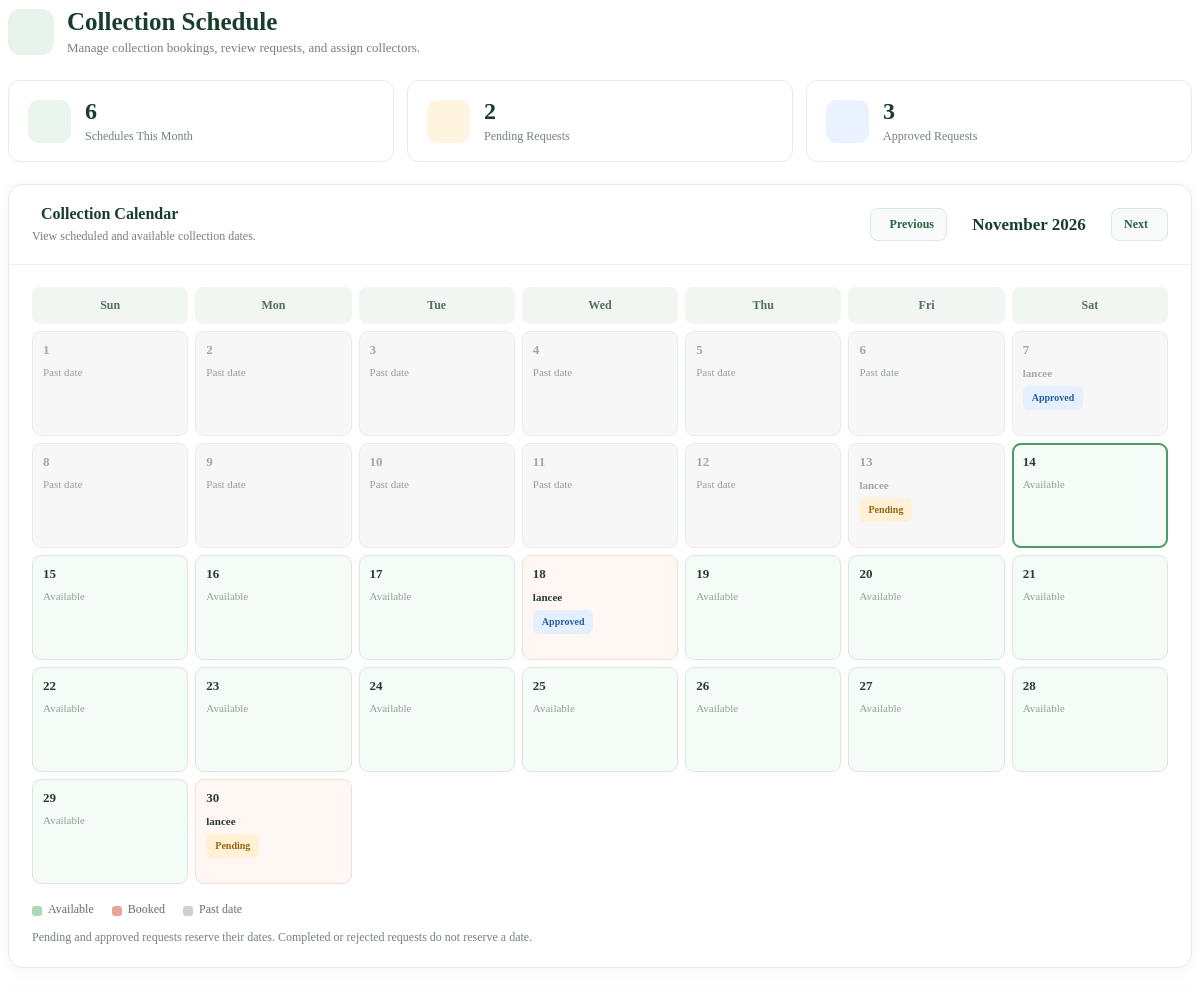
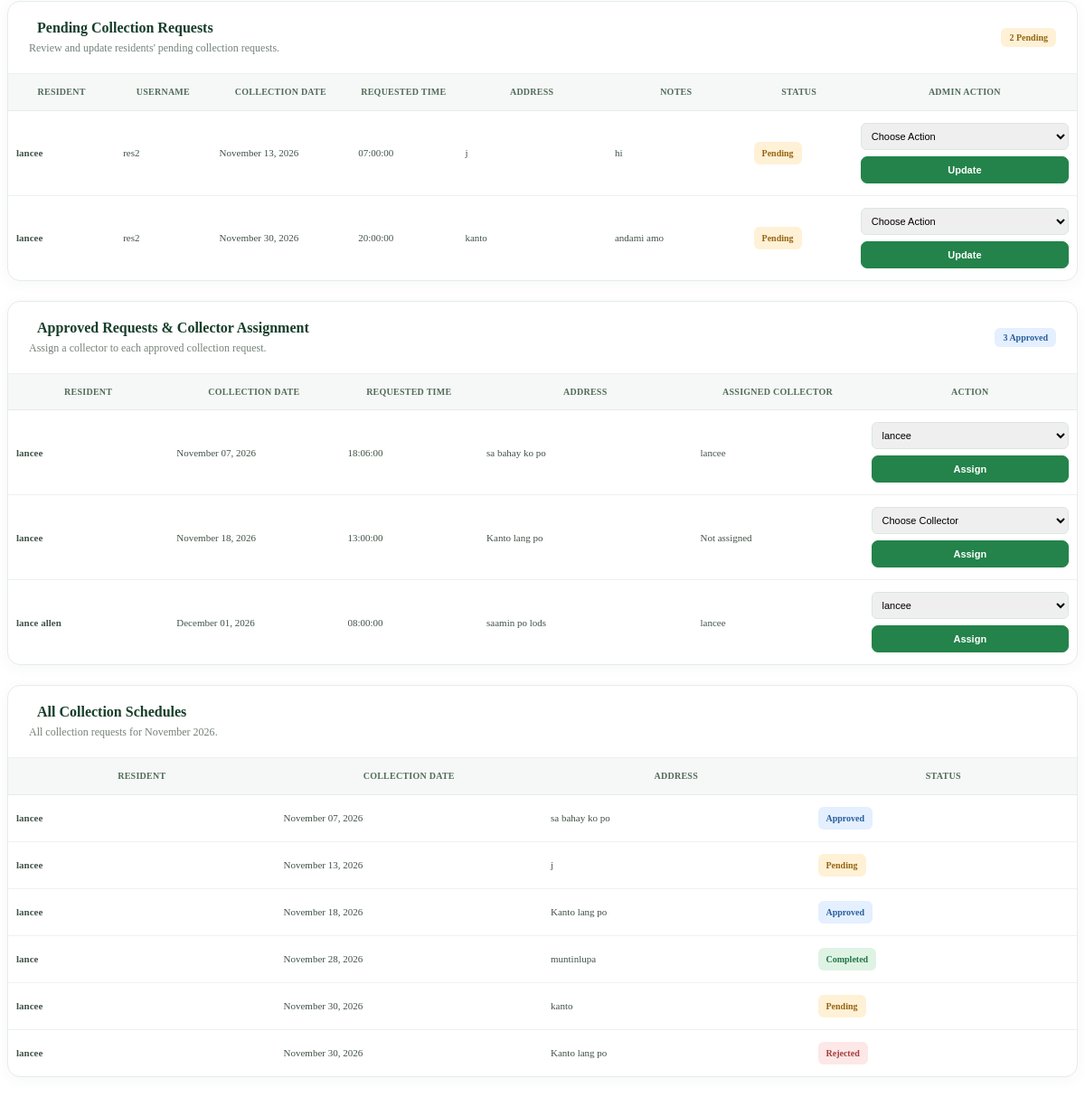
/wastesystem_/admin/pickup_schedule.php, run on the app's committed database (2 pictures, top to bottom).
### tables this page shows
CREATE TABLE `collection_schedules` (
  `id` int(11) NOT NULL,
  `user_id` int(11) NOT NULL,
  `collector_id` int(11) DEFAULT NULL,
  `notes` text NOT NULL,
  `collection_date` date NOT NULL,
  `requested_time` time NOT NULL,
  `collection_address` varchar(255) NOT NULL,
  `status` enum('Rejected','Approved','Completed','Pending') NOT NULL DEFAULT 'Pending',
  `created_at` timestamp NOT NULL DEFAULT current_timestamp()
);

CREATE TABLE `users` (
  `id` int(11) NOT NULL,
  `fullname` varchar(255) NOT NULL,
  `users` varchar(255) NOT NULL,
  `password` varchar(255) NOT NULL,
  `role` varchar(11) NOT NULL,
  `email` varchar(255) DEFAULT NULL,
  `email_verified` tinyint(1) NOT NULL DEFAULT 0,
  `email_verified_at` datetime DEFAULT NULL,
  `address` varchar(500) NOT NULL
);

### wastesystem_/admin/pickup_schedule.php (the view, shortened to what this page needs)
<?php
require_once __DIR__ . "/../config/database.php";
$month = $_GET["month"] ?? date("Y-m");
$month_start = $month . "-01";
$date_object = DateTime::createFromFormat("!Y-m-d", $month_start);
$month_end = date("Y-m-t", strtotime($month_start));
$days_in_month = (int)date("t", strtotime($month_start));
$previous_month = date("Y-m", strtotime($month_start . " -1 month"));
$next_month = date("Y-m", strtotime($month_start . " +1 month"));
$month_label = $date_object->format("F Y");
$today = date("Y-m-d");
function ecotrackRows($conn, $sql, $types = null, $params = []) {
    $rows = [];
    if ($types !== null) {
        $stmt = $conn->prepare($sql);
        $stmt->bind_param($types, ...$params);
        $stmt->execute();
        $result = $stmt->get_result();
    } else {
        $result = $conn->query($sql);
    }
    if ($result) {
        while ($row = $result->fetch_assoc()) {
            $rows[] = $row;
        }
    }
    return $rows;
}
$schedules = ecotrackRows(
    $conn,
    "SELECT
        cs.id,
        cs.user_id,
        cs.collection_date,
        cs.requested_time,
        cs.collection_address,
        cs.notes,
        cs.status,
        cs.created_at,
        u.fullname,
        u.users
     FROM collection_schedules cs
     LEFT JOIN users u ON cs.user_id = u.id
     WHERE cs.collection_date BETWEEN ? AND ?
     ORDER BY cs.collection_date ASC, cs.id DESC",
    "ss",
    [$month_start, $month_end]
);
$pending_schedules = ecotrackRows(
    $conn,
    "SELECT
        cs.id,
        cs.collection_date,
        cs.requested_time,
        cs.collection_address,
        cs.notes,
        cs.status,
        cs.created_at,
        u.fullname,
        u.users
     FROM collection_schedules cs
     LEFT JOIN users u ON cs.user_id = u.id
     WHERE cs.status = 'Pending'
     ORDER BY cs.collection_date ASC"
);
$collectors = ecotrackRows(
    $conn,
    "SELECT id, fullname, users
     FROM users
     WHERE role = 'collector'
     ORDER BY fullname ASC"
);
$approved_schedules = ecotrackRows(
    $conn,
    "SELECT
        cs.id,
        cs.collection_date,
        cs.requested_time,
        cs.collection_address,
        cs.notes,
        cs.collector_id,
        u.fullname,
        u.users,
        c.fullname AS collector_name
     FROM collection_schedules cs
     LEFT JOIN users u ON cs.user_id = u.id
     LEFT JOIN users c ON cs.collector_id = c.id
     WHERE cs.status = 'Approved'
     ORDER BY cs.collection_date ASC, cs.requested_time ASC"
);
$booked_dates = [];
foreach ($schedules as $s) {
    if (in_array($s["status"], ["Pending", "Approved"], true)) {
        $booked_dates[$s["collection_date"]][] = $s;
    }
}
?>
<div class="schedule-page">
    <div class="schedule-heading">
        <div class="heading-icon"><i class="fas fa-calendar-alt"></i></div>
        <div>
            <h2 class="page-title">Collection Schedule</h2>
            <p class="page-subtitle">Manage collection bookings, review requests, and assign collectors.</p>
        </div>
    </div>
    <div class="summary-grid">
        <div class="summary-item">
            <span class="summary-icon"><i class="fas fa-calendar-check"></i></span>
            <div><div class="summary-value"><?= count($schedules) ?></div><div class="summary-label">Schedules This Month</div></div>
        </div>
        <div class="summary-item">
            <span class="summary-icon amber"><i class="fas fa-clock"></i></span>
            <div><div class="summary-value"><?= count($pending_schedules) ?></div><div class="summary-label">Pending Requests</div></div>
        </div>
        <div class="summary-item">
            <span class="summary-icon blue"><i class="fas fa-truck"></i></span>
            <div><div class="summary-value"><?= count($approved_schedules) ?></div><div class="summary-label">Approved Requests</div></div>
        </div>
    </div>
    <section class="schedule-card">
        <div class="card-heading">
            <div>
                <h3 class="section-title"><i class="fas fa-calendar-alt"></i> Collection Calendar</h3>
                <p class="section-caption">View scheduled and available collection dates.</p>
            </div>
            <nav class="month-controls" aria-label="Calendar month navigation">
                <a class="btn-month" href="dashboard.php?page=pickup_schedule&amp;month=<?= htmlspecialchars($previous_month, ENT_QUOTES, 'UTF-8') ?>"><i class="fas fa-chevron-left"></i> Previous</a>
                <span class="month-label"><?= htmlspecialchars($month_label, ENT_QUOTES, 'UTF-8') ?></span>
                <a class="btn-month" href="dashboard.php?page=pickup_schedule&amp;month=<?= htmlspecialchars($next_month, ENT_QUOTES, 'UTF-8') ?>">Next <i class="fas fa-chevron-right"></i></a>
            </nav>
        </div>
        <div class="card-content">
            <div class="calendar-scroll">
                <div class="calendar-grid">
                    <?php foreach (["Sun", "Mon", "Tue", "Wed", "Thu", "Fri", "Sat"] as $weekday): ?>
                        <div class="weekday"><?= $weekday ?></div>
                    <?php endforeach; ?>
                    <?php for ($day = 1; $day <= $days_in_month; $day++): ?>
                        <?php
                        $calendar_date = $month . "-" . str_pad((string)$day, 2, "0", STR_PAD_LEFT);
                        $is_past = $calendar_date < $today;
                        $is_booked = isset($booked_dates[$calendar_date]);
                        $day_class = $is_past ? "past" : ($is_booked ? "booked" : "available");
                        ?>
                        <div class="calendar-day <?= $day_class ?> <?= $calendar_date === $today ? 'today' : '' ?>">
                            <div class="day-number"><?= $day ?></div>
                            <?php if ($is_booked): ?>
                                <?php foreach ($booked_dates[$calendar_date] as $booking): ?>
                                    <span class="calendar-name">
                                        <strong><?= htmlspecialchars($booking['fullname'] ?? 'Unknown Resident', ENT_QUOTES, 'UTF-8') ?></strong>
                                        <span class="status-badge status-<?= strtolower(htmlspecialchars($booking['status'], ENT_QUOTES, 'UTF-8')) ?>"><?= htmlspecialchars($booking['status'], ENT_QUOTES, 'UTF-8') ?></span>
                                    </span>
                                <?php endforeach; ?>
                            <?php else: ?>
                                <span class="calendar-empty"><?= $is_past ? 'Past date' : 'Available' ?></span>
                            <?php endif; ?>
                        </div>
                    <?php endfor; ?>
                </div>
            </div>
            <div class="calendar-legend">
                <span><i class="legend-dot available"></i>Available</span>
                <span><i class="legend-dot booked"></i>Booked</span>
                <span><i class="legend-dot past"></i>Past date</span>
            </div>
            <p class="calendar-note">Pending and approved requests reserve their dates. Completed or rejected requests do not reserve a date.</p>
        </div>
    </section>
    <section class="schedule-card">
        <div class="card-heading">
            <div>
                <h3 class="section-title"><i class="fas fa-clock"></i> Pending Collection Requests</h3>
                <p class="section-caption">Review and update residents' pending collection requests.</p>
            </div>
            <span class="status-badge status-pending"><?= count($pending_schedules) ?> Pending</span>
        </div>
        <div class="table-responsive">
            <table class="table schedule-table pending-table">
                <thead><tr><th>Resident</th><th>Username</th><th>Collection Date</th><th>Requested Time</th><th>Address</th><th>Notes</th><th>Status</th><th>Admin Action</th></tr></thead>
                <tbody>
                    <?php if ($pending_schedules): ?>
                        <?php foreach ($pending_schedules as $s): ?>
                            <tr>
                                <td class="resident-name"><?= htmlspecialchars($s['fullname'] ?? 'Unknown Resident', ENT_QUOTES, 'UTF-8') ?></td>
                                <td class="cell-secondary"><?= htmlspecialchars($s['users'] ?? 'N/A', ENT_QUOTES, 'UTF-8') ?></td>
                                <td><?= htmlspecialchars(date('F d, Y', strtotime($s['collection_date'])), ENT_QUOTES, 'UTF-8') ?></td>
                                <td><?= htmlspecialchars($s['requested_time'] ?? '', ENT_QUOTES, 'UTF-8') ?></td>
                                <td class="address-cell"><?= htmlspecialchars($s['collection_address'] ?? '', ENT_QUOTES, 'UTF-8') ?></td>
                                <td class="address-cell"><?= htmlspecialchars($s['notes'] ?? '', ENT_QUOTES, 'UTF-8') ?></td>
                                <td><span class="status-badge status-pending">Pending</span></td>
                                <td>
                                    <form method="POST" action="dashboard.php?page=pickup_schedule" class="action-form">
                                        <select name="status" class="form-select form-select-sm" aria-label="Update request status" required>
                                            <option value="">Choose Action</option>
                                        </select>
                                        <button type="submit" class="btn btn-action">Update</button>
                                    </form>
                                </td>
                            </tr>
                        <?php endforeach; ?>
                    <?php else: ?>
                        <tr><td colspan="8" class="empty-state"><i class="fas fa-check-circle"></i>No pending collection requests.</td></tr>
                    <?php endif; ?>
                </tbody>
            </table>
        </div>
    </section>
    <section class="schedule-card">
        <div class="card-heading">
            <div>
                <h3 class="section-title"><i class="fas fa-truck"></i> Approved Requests &amp; Collector Assignment</h3>
                <p class="section-caption">Assign a collector to each approved collection request.</p>
            </div>
            <span class="status-badge status-approved"><?= count($approved_schedules) ?> Approved</span>
        </div>
        <div class="table-responsive">
            <table class="table schedule-table approved-table">
                <thead><tr><th>Resident</th><th>Collection Date</th><th>Requested Time</th><th>Address</th><th>Assigned Collector</th><th>Action</th></tr></thead>
                <tbody>
                    <?php if ($approved_schedules): ?>
                        <?php foreach ($approved_schedules as $s): ?>
                            <tr>
                                <td class="resident-name"><?= htmlspecialchars($s['fullname'] ?? 'Unknown Resident', ENT_QUOTES, 'UTF-8') ?></td>
                                <td><?= htmlspecialchars(date('F d, Y', strtotime($s['collection_date'])), ENT_QUOTES, 'UTF-8') ?></td>
                                <td><?= htmlspecialchars($s['requested_time'] ?? '', ENT_QUOTES, 'UTF-8') ?></td>
                                <td class="address-cell"><?= htmlspecialchars($s['collection_address'] ?? '', ENT_QUOTES, 'UTF-8') ?></td>
                                <td><?= htmlspecialchars($s['collector_name'] ?? 'Not assigned', ENT_QUOTES, 'UTF-8') ?></td>
                                <td>
                                    <form method="POST" action="dashboard.php?page=pickup_schedule" class="action-form">
                                        <select name="collector_id" class="form-select form-select-sm" aria-label="Choose collector" required>
                                            <option value="">Choose Collector</option>
                                            <?php foreach ($collectors as $c): ?>
                                                <option value="<?= (int)$c['id'] ?>" <?= (int)$s['collector_id'] === (int)$c['id'] ? 'selected' : '' ?>><?= htmlspecialchars($c['fullname'], ENT_QUOTES, 'UTF-8') ?></option>
                                            <?php endforeach; ?>
                                        </select>
                                        <button type="submit" class="btn btn-action">Assign</button>
                                    </form>
                                </td>
                            </tr>
                        <?php endforeach; ?>
                    <?php else: ?>
                        <tr><td colspan="6" class="empty-state"><i class="fas fa-inbox"></i>No approved requests available for assignment.</td></tr>
                    <?php endif; ?>
                </tbody>
            </table>
        </div>
    </section>
    <section class="schedule-card">
        <div class="card-heading">
            <div>
                <h3 class="section-title"><i class="fas fa-list-alt"></i> All Collection Schedules</h3>
                <p class="section-caption">All collection requests for <?= htmlspecialchars($month_label, ENT_QUOTES, 'UTF-8') ?>.</p>
            </div>
        </div>
        <div class="table-responsive">
            <table class="table schedule-table all-schedules-table">
                <thead><tr><th>Resident</th><th>Collection Date</th><th>Address</th><th>Status</th></tr></thead>
                <tbody>
                    <?php if ($schedules): ?>
                        <?php foreach ($schedules as $s): ?>
                            <?php
                            $status_classes = [
                                'Pending' => 'status-pending',
                                'Approved' => 'status-approved',
                                'Completed' => 'status-completed',
                                'Rejected' => 'status-rejected'
                            ];
                            $status_class = $status_classes[$s['status']] ?? 'status-pending';
                            ?>
                            <tr>
                                <td class="resident-name"><?= htmlspecialchars($s['fullname'] ?? 'Unknown Resident', ENT_QUOTES, 'UTF-8') ?></td>
                                <td><?= htmlspecialchars(date('F d, Y', strtotime($s['collection_date'])), ENT_QUOTES, 'UTF-8') ?></td>
                                <td class="address-cell"><?= htmlspecialchars($s['collection_address'] ?? '', ENT_QUOTES, 'UTF-8') ?></td>
                                <td><span class="status-badge <?= $status_class ?>"><?= htmlspecialchars($s['status'], ENT_QUOTES, 'UTF-8') ?></span></td>
                            </tr>
                        <?php endforeach; ?>
                    <?php else: ?>
                        <tr><td colspan="4" class="empty-state"><i class="fas fa-calendar-times"></i>No collection schedules found for this month.</td></tr>
                    <?php endif; ?>
                </tbody>
            </table>
        </div>
    </section>
</div>

### data on the page
collection_schedules: user.fullname "lancee", status "Approved", collection_date "November 07, 2026", requested_time "18:06:00", collection_address "sa bahay ko po", collector.fullname "lancee", collector_id "lancee"
collection_schedules: user.fullname "lancee", status "Pending", user.users "res2", collection_date "November 13, 2026", requested_time "07:00:00", collection_address "j", notes "hi"
collection_schedules: user.fullname "lancee", status "Approved", collection_date "November 18, 2026", requested_time "13:00:00", collection_address "Kanto lang po", collector_name "Not assigned"
collection_schedules: user.fullname "lancee", status "Pending", user.users "res2", collection_date "November 30, 2026", requested_time "20:00:00", collection_address "kanto", notes "andami amo"
collection_schedules: user.fullname "lance allen", collection_date "December 01, 2026", requested_time "08:00:00", collection_address "saamin po lods", collector.fullname "lancee", collector_id "lancee"
collection_schedules: user.fullname "lance", collection_date "November 28, 2026", collection_address "muntinlupa", status "Completed"
collection_schedules: user.fullname "lancee", collection_date "November 30, 2026", collection_address "Kanto lang po", status "Rejected"

### other printed values
count($schedules) "6"
count($pending_schedules) "2"
count($approved_schedules) "3"
$month_label "November 2026"
$weekday "Sun"
$weekday "Mon"
$weekday "Tue"
$weekday "Wed"
$weekday "Thu"
$weekday "Fri"
$weekday "Sat"
